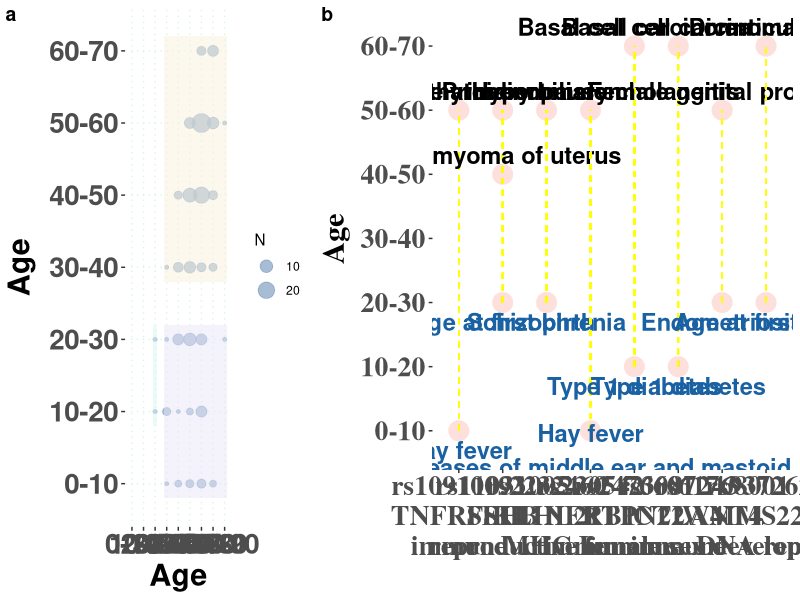

Generate this figure with R:
library(ggplot2)
library(ggthemes)
library(stringr)
library(dplyr)
library(ggpubr)
test=read.csv('Fig5.csv',header = T)
gene_name=c('TNFRSF14','FSHB','KLHL21','NFKB1','PTPN22','CTLA4','WNT4','MMS22L')
func=c('immune','reproductive','MHC I','immune','immune','immune','female sex development','DNA repair')
p=ggplot(test,aes(SNP,Age))+
  geom_point(aes(size=ifelse(count==0,NA,7)),shape=21,colour='white', fill='#FCD1CC', alpha=0.7)+
  scale_size_identity()+
  theme(panel.grid.major=element_line(linetype=2,color="grey"),
        axis.text.x=element_text(angle=90,hjust=1,vjust=0, face = 'bold', size = 13),
        axis.title.x=element_blank(),axis.title.y=element_blank(),
        axis.text.y=element_text(face = 'bold', size = 13))+scale_x_discrete(labels= paste0(unique(test$SNP),'\n',gene_name,'\n',func))

p2=p+theme_tufte()+geom_segment(aes(x = 1 , y = 1, xend = 1, yend = 6), colour='yellow',linetype='dashed')+annotate('text',x=1, y=c(0.7,6.3),label=c('Hay fever','Hypothyroidism'),colour = c('#1961A2','black'),fontface = "bold", size=6)+
  geom_segment(aes(x = 2 , y = 3, xend = 2, yend = 6), colour='yellow',linetype='dashed')+annotate('text',x=2, y=c(2.7,5.3,6.3),label=c('Age at first birth','Leiomyoma of uterus','Age at menopause'),colour = c('#1961A2','black','black'),fontface = "bold", size=6)+
  geom_segment(aes(x = 3 , y = 3, xend = 3, yend = 6), colour='yellow',linetype='dashed')+annotate('text',x=3, y=c(2.7,6.3),label=c('Schizophrenia','Hypertension'),colour = c('#1961A2','black'),fontface = "bold", size=6)+
  geom_segment(aes(x = 4 , y = 1, xend = 4, yend = 6), colour='yellow',linetype='dashed')+annotate('text',x=4, y=c(0.7,6.3),label=c('Hay fever\nDiseases of middle ear and mastoid','Primary biliary cholangitis'),colour = c('#1961A2','black'),fontface = "bold", size=6)+
  geom_segment(aes(x = 5 , y = 2, xend = 5, yend = 7), colour='yellow',linetype='dashed')+annotate('text',x=5, y=c(1.7,7.3),label=c('Type 1 diabetes','Basal cell carcinoma'),colour = c('#1961A2','black'),fontface = "bold", size=6)+
  geom_segment(aes(x = 6 , y = 2, xend = 6, yend = 7), colour='yellow',linetype='dashed')+annotate('text',x=6, y=c(1.7,7.3),label=c('Type 1 diabetes','Basal cell carcinoma'),colour = c('#1961A2','black'),fontface = "bold", size=6)+
  geom_segment(aes(x = 7 , y = 3, xend = 7, yend = 6), colour='yellow',linetype='dashed')+annotate('text',x=7, y=c(2.7,6.3),label=c('Endometriosis','Female genital prolapse'),colour = c('#1961A2','black'),fontface = "bold", size=6)+
  geom_segment(aes(x = 8 , y = 3, xend = 8, yend = 7), colour='yellow',linetype='dashed')+annotate('text',x=8, y=c(2.7,7.3),label=c('Age at first birth','Diverticulosis'),colour = c('#1961A2','black'),fontface = "bold", size=6)+
  theme(axis.text = element_text(face="bold", size = 20),axis.title = element_text(face='bold',size = 22))+xlab('')


age=read.table('age.txt',header = F)
age_c=age %>% group_by(V1,V2) %>% tally()
p1=ggplot(age_c, aes(V1, V2))+geom_point(aes(size=n),color=rgb(130,160,193,maxColorValue = 255), alpha=0.7)+
  scale_x_discrete(name ="Age", limits=c("0-10",'10-20','20-30','30-40','40-50','50-60','60-70','70-80','80-90'))+
  scale_y_discrete(name ="Age", limits=c("0-10",'10-20','20-30','30-40','40-50','50-60','60-70'))+
  annotate('rect', xmin=2.8,xmax=3.2,ymin=1.8,ymax=3.2,fill = '#D9F5F4',alpha=0.5)+
  annotate('rect',xmin=3.8,xmax=9.2,ymin=0.8,ymax=3.2,fill = '#E9E6F7',alpha=0.5)+
  annotate('rect', xmin=3.8,xmax=9.2,ymin=3.8,ymax=7.2,fill = '#FAF1DE',alpha=0.5)+
  labs(size = 'N')+
  theme(axis.text = element_text(face="bold", size = 20),
        axis.title = element_text(face='bold',size = 22),
        panel.background = element_blank(),
        #panel.grid.major = element_blank(),
        panel.grid.major = element_line(color = '#DCF5E3', size = 0.5, linetype = 'dotted'),
        plot.background = element_blank())



ggarrange(p1,p2,ncol = 2,nrow = 1,labels = c('a','b'),widths = c(1.3,2))


